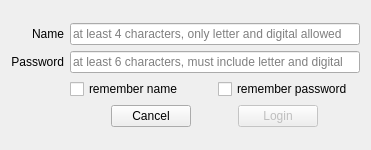
<?xml version="1.0" encoding="UTF-8"?>
<ui version="4.0">
 <class>LoginDialog</class>
 <widget class="QDialog" name="LoginDialog">
  <property name="geometry">
   <rect>
    <x>0</x>
    <y>0</y>
    <width>371</width>
    <height>150</height>
   </rect>
  </property>
  <property name="windowTitle">
   <string>Dialog</string>
  </property>
  <layout class="QVBoxLayout" name="verticalLayout">
   <item>
    <layout class="QGridLayout" name="gridLayout">
     <item row="1" column="1">
      <widget class="QLineEdit" name="lePassword">
       <property name="echoMode">
        <enum>QLineEdit::Password</enum>
       </property>
       <property name="placeholderText">
        <string>at least 6 characters, must include letter and digital</string>
       </property>
      </widget>
     </item>
     <item row="0" column="0">
      <widget class="QLabel" name="label">
       <property name="text">
        <string>Name</string>
       </property>
       <property name="alignment">
        <set>Qt::AlignRight|Qt::AlignTrailing|Qt::AlignVCenter</set>
       </property>
      </widget>
     </item>
     <item row="0" column="1">
      <widget class="QLineEdit" name="leName">
       <property name="placeholderText">
        <string>at least 4 characters, only letter and digital allowed</string>
       </property>
      </widget>
     </item>
     <item row="5" column="1">
      <layout class="QHBoxLayout" name="horizontalLayout">
       <item>
        <widget class="QPushButton" name="pbCancel">
         <property name="sizePolicy">
          <sizepolicy hsizetype="Fixed" vsizetype="Fixed">
           <horstretch>0</horstretch>
           <verstretch>0</verstretch>
          </sizepolicy>
         </property>
         <property name="text">
          <string>Cancel</string>
         </property>
         <property name="autoDefault">
          <bool>false</bool>
         </property>
        </widget>
       </item>
       <item>
        <widget class="QPushButton" name="pbLogin">
         <property name="enabled">
          <bool>false</bool>
         </property>
         <property name="sizePolicy">
          <sizepolicy hsizetype="Fixed" vsizetype="Fixed">
           <horstretch>0</horstretch>
           <verstretch>0</verstretch>
          </sizepolicy>
         </property>
         <property name="text">
          <string>Login</string>
         </property>
        </widget>
       </item>
      </layout>
     </item>
     <item row="1" column="0">
      <widget class="QLabel" name="label_2">
       <property name="text">
        <string>Password</string>
       </property>
       <property name="alignment">
        <set>Qt::AlignRight|Qt::AlignTrailing|Qt::AlignVCenter</set>
       </property>
      </widget>
     </item>
     <item row="2" column="1">
      <layout class="QHBoxLayout" name="horizontalLayout_2">
       <item>
        <widget class="QCheckBox" name="cbName">
         <property name="text">
          <string>remember name</string>
         </property>
        </widget>
       </item>
       <item>
        <widget class="QCheckBox" name="cbPassword">
         <property name="text">
          <string>remember password</string>
         </property>
        </widget>
       </item>
      </layout>
     </item>
    </layout>
   </item>
  </layout>
  <action name="actionCheckInput">
   <property name="checkable">
    <bool>false</bool>
   </property>
   <property name="text">
    <string>CheckInput</string>
   </property>
  </action>
 </widget>
 <resources/>
 <connections>
  <connection>
   <sender>leName</sender>
   <signal>textChanged(QString)</signal>
   <receiver>actionCheckInput</receiver>
   <slot>trigger()</slot>
   <hints>
    <hint type="sourcelabel">
     <x>194</x>
     <y>23</y>
    </hint>
    <hint type="destinationlabel">
     <x>-1</x>
     <y>-1</y>
    </hint>
   </hints>
  </connection>
  <connection>
   <sender>lePassword</sender>
   <signal>textChanged(QString)</signal>
   <receiver>actionCheckInput</receiver>
   <slot>trigger()</slot>
   <hints>
    <hint type="sourcelabel">
     <x>194</x>
     <y>54</y>
    </hint>
    <hint type="destinationlabel">
     <x>-1</x>
     <y>-1</y>
    </hint>
   </hints>
  </connection>
 </connections>
</ui>
